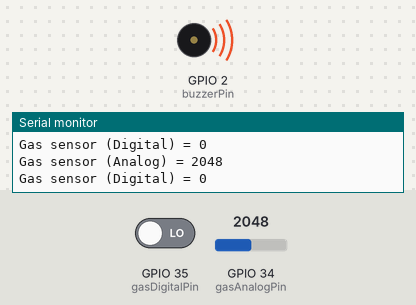
Simulated run of this sketch. Board: ESP32. Shown: buzzer (waves = sounding), the last lines printed to the serial monitor. Inputs (shaded band) come from the test bench; at power-on: GPIO 34 (gasAnalogPin) = 2048, GPIO 35 (gasDigitalPin) LOW.

Above: at 0.95 s.
1.6 s: GPIO 34 (gasAnalogPin) set to 441
5.0 s: GPIO 34 (gasAnalogPin) set to 378
At 5.7 s:
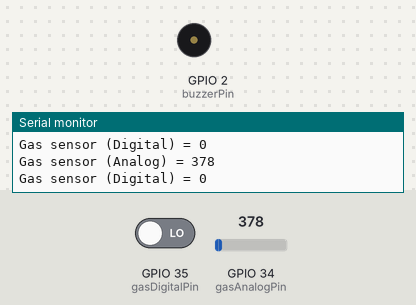
6.9 s: GPIO 34 (gasAnalogPin) set to 440
At 7.25 s:
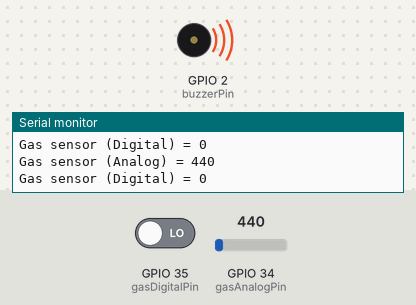
10.3 s: GPIO 34 (gasAnalogPin) set to 360
At 10.8 s:
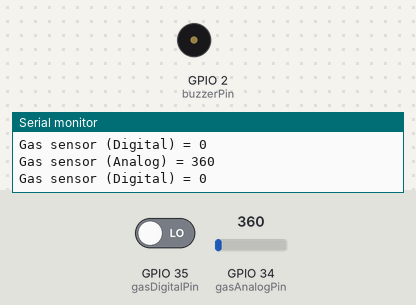
Timing chart, 0 to 12.8 s (numbered marks = the images above; inputs shaded):
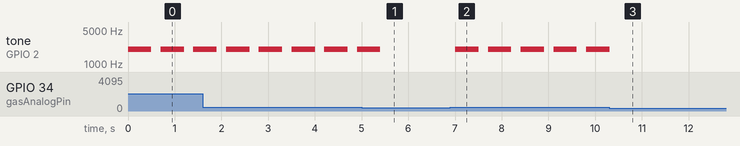

The sketch:

sketch_jul8c.ino
```cpp
// Define pin connections
const int gasAnalogPin = 34;   // Gas sensor analog pin to GPIO34
const int gasDigitalPin = 35;  // Gas sensor digital pin to GPIO35
const int buzzerPin = 2;       // Buzzer pin to GPIO2

void setup() {
  // Initialize serial communication
  Serial.begin(115200);

  // Set pin modes
  pinMode(gasAnalogPin, INPUT);
  pinMode(gasDigitalPin, INPUT);
  pinMode(buzzerPin, OUTPUT);
}

void loop() {
  // Read gas sensor values
  int gasAnalogValue = analogRead(gasAnalogPin);
  int gasDigitalValue = digitalRead(gasDigitalPin);

  // Print sensor values to the serial monitor
  Serial.print("Gas sensor (Analog) = ");
  Serial.println(gasAnalogValue);
  Serial.print("Gas sensor (Digital) = ");
  Serial.println(gasDigitalValue);

  // Determine whether to activate the buzzer based on sensor readings
  if (gasAnalogValue > 400) {
    // Gas level is high, activate buzzer
    tone(buzzerPin, 2000);
    delay(500);
    noTone(buzzerPin);
  } else if (gasDigitalValue == HIGH) {
    // Gas detected by digital pin, activate buzzer
    tone(buzzerPin, 3000);
    delay(500);
    noTone(buzzerPin);
  } else {
    // No conditions met, turn off the buzzer
    noTone(buzzerPin);
  }

  // Add a small delay to avoid flooding the serial monitor
  delay(200);
}
```

Measured:
- the behaviour switches between 401 and 400 on GPIO 34 (gasAnalogPin) (found by bisection; images 0 and 1)
- after the input at 5.0 s, tone on GPIO 2 (buzzerPin): goes on until 5.4 s, then stays silent
- after the input at 6.9 s, tone on GPIO 2 (buzzerPin): alternates 2000 Hz for 0.50 s and silent for 0.20 s, starting after 0.11 s
- after the input at 10.3 s, tone on GPIO 2 (buzzerPin): goes on until 10.3 s, then stays silent
- by itself, tone on GPIO 2 (buzzerPin): alternates 2000 Hz for 0.50 s and silent for 0.20 s
